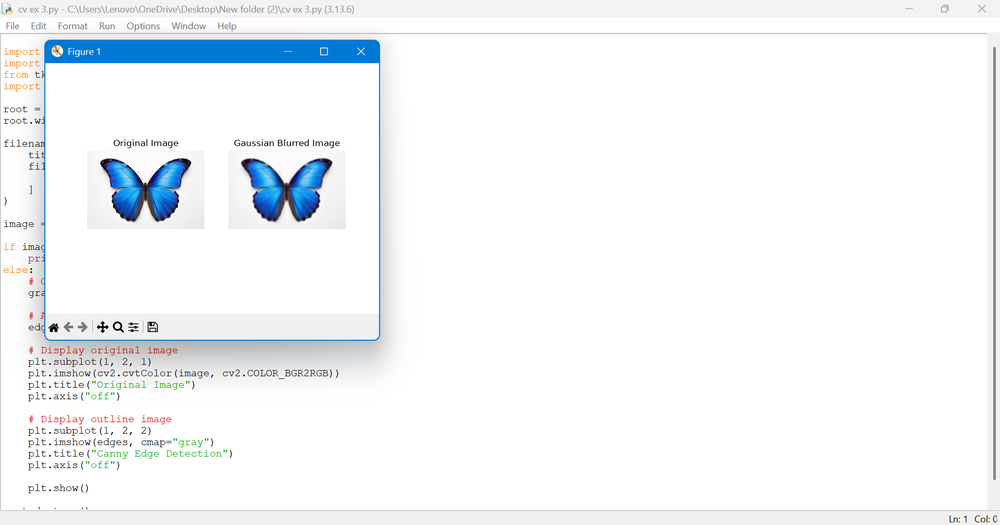
#> input picture lab experiments/ex 2.png, 1000 x 525 px, shrunk from 1918 x 1006 before the run
$ python 'cv ex 18.py'
#> lines starting #> are read from the running program, lines starting #| are printed output that depends on the picture; after the words box and inside, x2 and y2 are one past the last pixel; in counts of white or black regions, pixels touching at a corner belong together

import cv2
import matplotlib.pyplot as plt
from tkinter import filedialog
import tkinter as tk

root = tk.Tk()
root.withdraw()

filename = filedialog.askopenfilename(
    title="Select an Image",
    filetypes=[("Image files", "*.jpg *.jpeg *.png *.bmp")]
)
#> the answer given: ex 2.png

image = cv2.imread(filename)
#> image is the input picture: shape (525, 1000, 3); mean B, G, R 247.7, 245.5, 242.8

if image is None:
    print("Image not selected or cannot be opened")
else:
    height, width = image.shape[:2]
#> height = 525; width = 1000

    # Select a central region of interest (ROI)
    x1 = width // 4
#> x1 = 250
    y1 = height // 4
#> y1 = 131
    x2 = 3 * width // 4
#> x2 = 750
    y2 = 3 * height // 4
#> y2 = 393

    # Crop the ROI
    roi = image[y1:y2, x1:x2].copy()
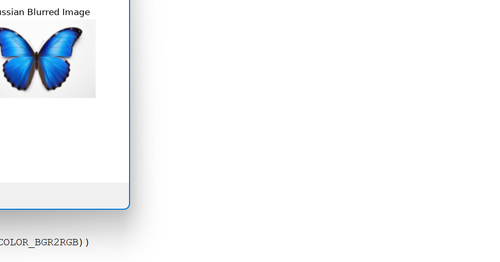
#> roi: shape (262, 500, 3); mean B, G, R 249, 247, 245

    # Copy the original image
    result = image.copy()

    # Paste the ROI at the top-left corner
    roi_h, roi_w = roi.shape[:2]
#> roi_h = 262; roi_w = 500
    result[0:roi_h, 0:roi_w] = roi
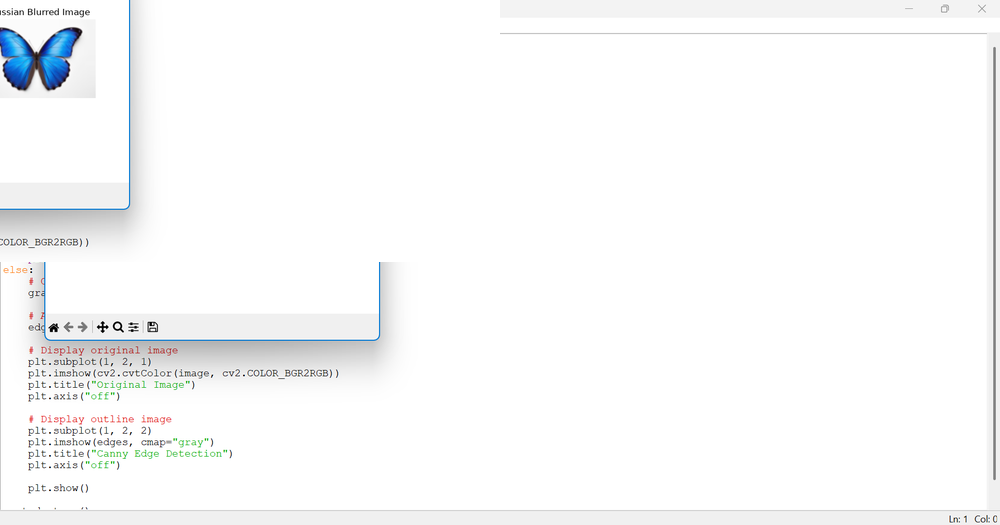
#> result: shape (525, 1000, 3); 14% of pixels changed, all inside (x1, y1, x2, y2) = (0, 0, 500, 262)

    # Convert BGR to RGB for display
    original = cv2.cvtColor(image, cv2.COLOR_BGR2RGB)
    cropped = cv2.cvtColor(roi, cv2.COLOR_BGR2RGB)
    pasted = cv2.cvtColor(result, cv2.COLOR_BGR2RGB)

    plt.figure(figsize=(10, 5))

    plt.subplot(1, 3, 1)
    plt.imshow(original)
    plt.title("Original Image")
    plt.axis("off")

    plt.subplot(1, 3, 2)
    plt.imshow(cropped)
    plt.title("Cropped ROI")
    plt.axis("off")

    plt.subplot(1, 3, 3)
    plt.imshow(pasted)
    plt.title("ROI Pasted Image")
    plt.axis("off")

    plt.tight_layout()
    plt.show()
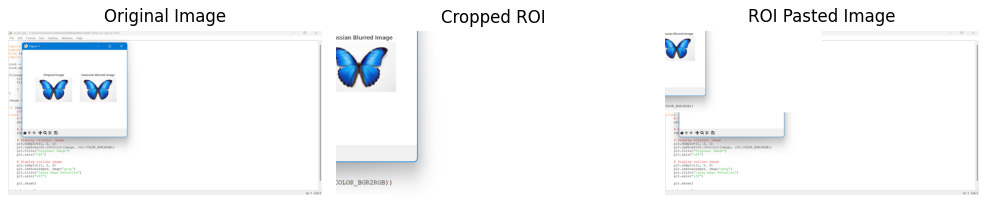
#> figure drawn by matplotlib, 3 panels

    cv2.imwrite("cropped_roi.png", roi)
    cv2.imwrite("pasted_roi.png", result)

    print("ROI cropped, copied and pasted successfully!")

root.destroy()
